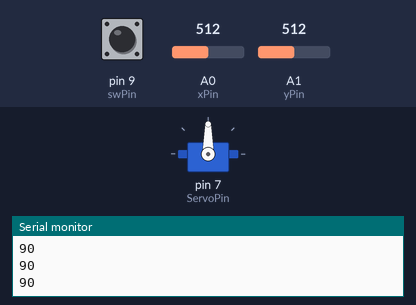
The sketch below on a simulated Arduino Uno, built with avr-gcc and run on an emulated ATmega328P. Shown: servo, the last lines printed to the serial monitor. Inputs (shaded band) come from the test bench; at power-on: A0 (xPin) = 512, pin 9 (swPin) HIGH, A1 (yPin) = 512.

Above: at 1.2 s.
1.3 s: A0 (xPin) set to 716
At 2.2 s:
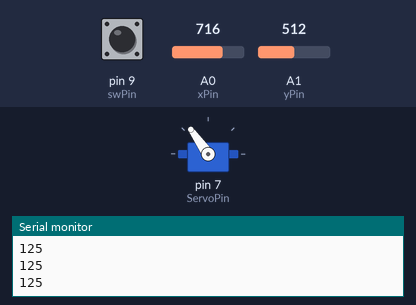
3.0 s: A0 (xPin) set to 900
At 3.5 s:
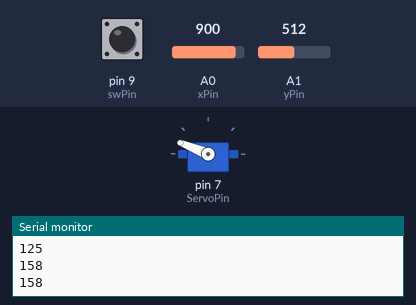
4.5 s: A0 (xPin) set to 1023
At 5.7 s:
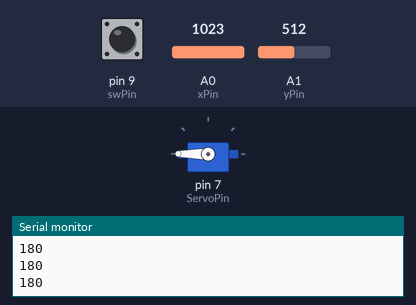
6.0 s: A0 (xPin) set to 306
At 7.2 s:
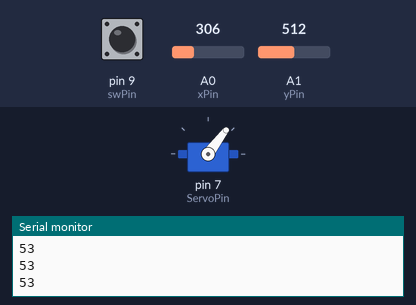
7.5 s: A0 (xPin) set to 122
At 8.4 s:
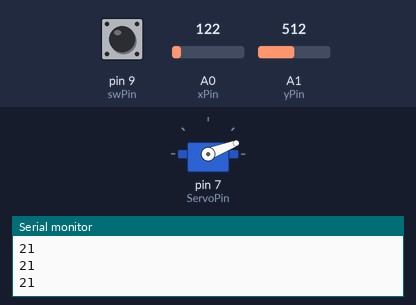
9.0 s: A0 (xPin) set to 0
At 9.6 s:
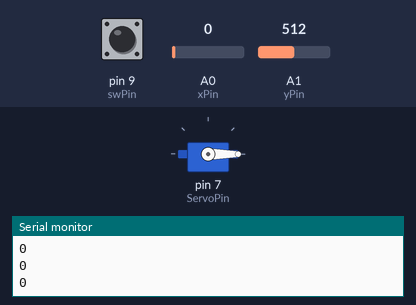
Timing chart, 0 to 11.5 s (numbered marks = the images above; inputs shaded):
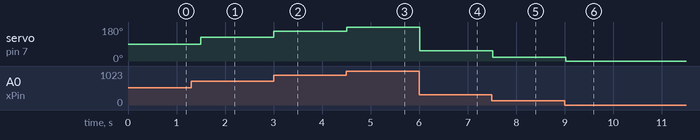

Measured:
- after the input at 1.3 s, servo on pin 7 (ServoPin): 90° → 125° after 0.20 s
- after the input at 3.0 s, servo on pin 7 (ServoPin): 125° → 158° at once
- after the input at 4.5 s, servo on pin 7 (ServoPin): 158° → 180° at once
- after the input at 6.0 s, servo on pin 7 (ServoPin): 180° → 53° at once
- after the input at 7.5 s, servo on pin 7 (ServoPin): 53° → 21° at once
- after the input at 9.0 s, servo on pin 7 (ServoPin): 21° → 0° at once

The sketch:

Joystick_Servo.ino
```cpp
#include <Servo.h>///
int xPin=A0;
int yPin=A1;
int swPin=9;
int ServoPin=7;
int xval;
int yval;
int swval;
Servo Servo1;
int angle;

void setup() {
  // put your setup code here, to run once:
  Serial.begin(9600);
pinMode(xPin, INPUT);
pinMode(yPin, INPUT);
pinMode(swPin, INPUT);
Servo1.attach(ServoPin);
}

void loop() {
  // put your main code here, to run repeatedly:
  xval=analogRead(xPin);
  yval=analogRead(yPin);
  swval=digitalRead(swPin);

  angle=(180./1023.)*xval;
  Serial.println(angle);
  Servo1.write(angle);
  delay(250);
}
```
